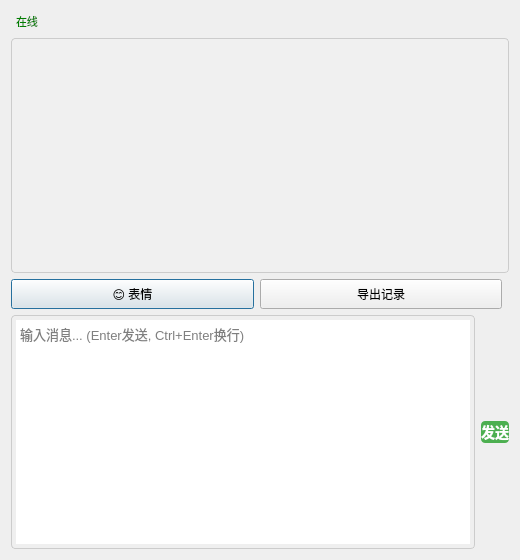
<?xml version="1.0" encoding="UTF-8"?>
<ui version="4.0">
 <class>ChatDialog</class>
 <widget class="QDialog" name="ChatDialog">
  <property name="geometry">
   <rect><x>0</x><y>0</y><width>520</width><height>560</height></rect>
  </property>
  <property name="windowTitle"><string>聊天窗口</string></property>
  <layout class="QVBoxLayout" name="mainLayout">
   <item>
    <widget class="QLabel" name="statusLabel">
     <property name="text"><string>在线</string></property>
     <property name="styleSheet"><string>color:green; font-size:11px; padding:2px;</string></property>
    </widget>
   </item>
   <item>
    <widget class="QTextBrowser" name="chatView">
     <property name="openExternalLinks"><bool>true</bool></property>
     <property name="styleSheet">
      <string>QTextBrowser { background:#f0f0f0; border:1px solid #ccc; border-radius:4px; padding:8px; font-size:13px; }</string>
     </property>
    </widget>
   </item>
   <item>
    <layout class="QHBoxLayout" name="toolRow">
     <item><widget class="QPushButton" name="emojiBtn"><property name="text"><string>😊 表情</string></property><property name="minimumSize"><size><width>90</width><height>30</height></size></property></widget></item>
     <item><widget class="QPushButton" name="exportBtn"><property name="text"><string>导出记录</string></property><property name="minimumSize"><size><width>90</width><height>30</height></size></property></widget></item>
     <item><spacer name="toolSpacer"><property name="orientation"><enum>Qt::Horizontal</enum></property></spacer></item>
    </layout>
   </item>
   <item>
    <layout class="QHBoxLayout" name="sendRow">
     <item>
      <widget class="QTextEdit" name="inputEdit">
       <property name="fixedHeight"><number>70</number></property>
       <property name="placeholderText"><string>输入消息... (Enter发送, Ctrl+Enter换行)</string></property>
       <property name="styleSheet">
        <string>QTextEdit { border:1px solid #ccc; border-radius:4px; padding:4px; font-size:13px; }</string>
       </property>
      </widget>
     </item>
     <item>
      <widget class="QPushButton" name="sendBtn">
       <property name="fixedSize"><size><width>70</width><height>70</height></size></property>
       <property name="text"><string>发送</string></property>
       <property name="styleSheet">
        <string>QPushButton { background:#4caf50; color:white; border-radius:4px; font-size:14px; font-weight:bold; }
         QPushButton:hover { background:#45a049; }</string>
       </property>
      </widget>
     </item>
    </layout>
   </item>
  </layout>
 </widget>
 <resources/>
 <connections/>
</ui>
